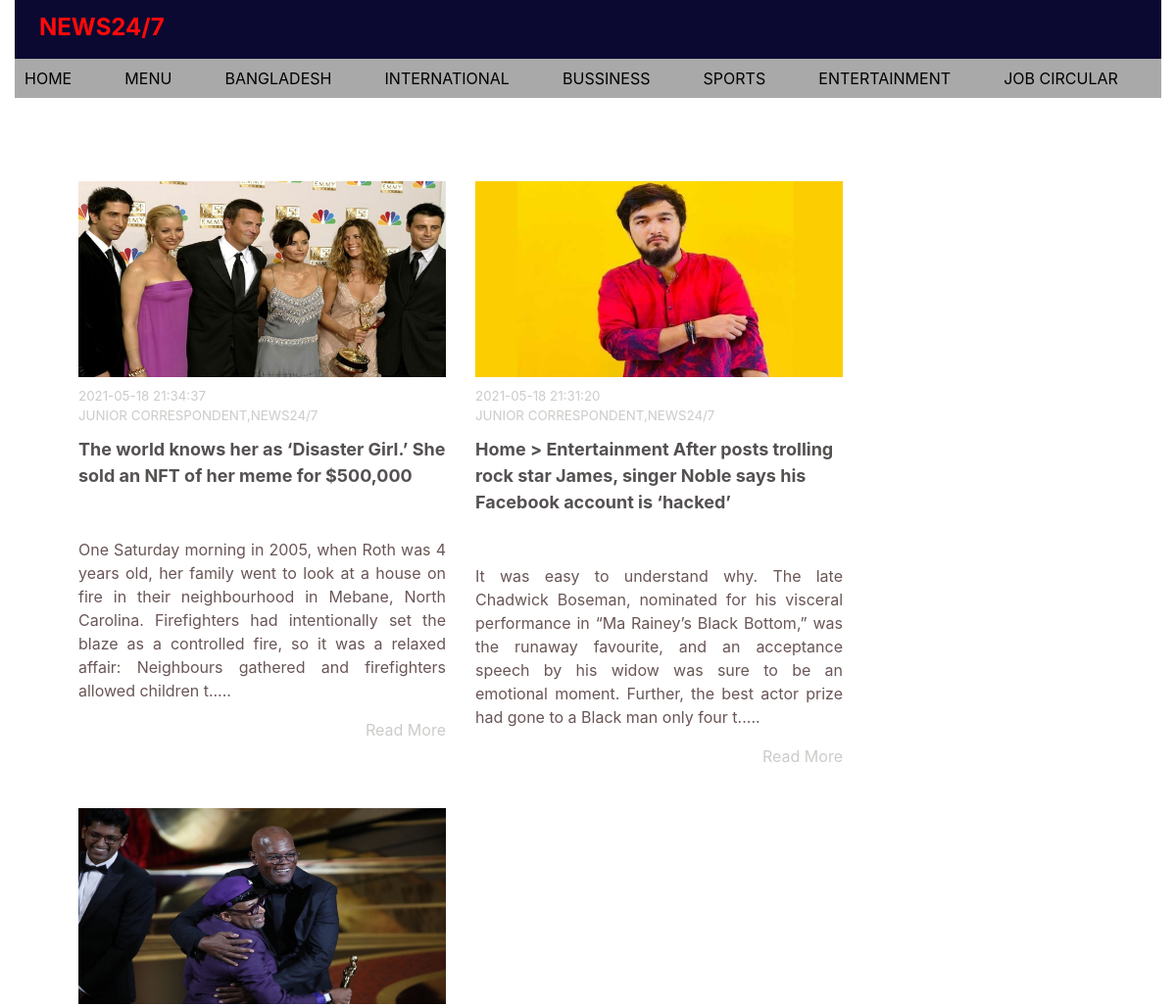
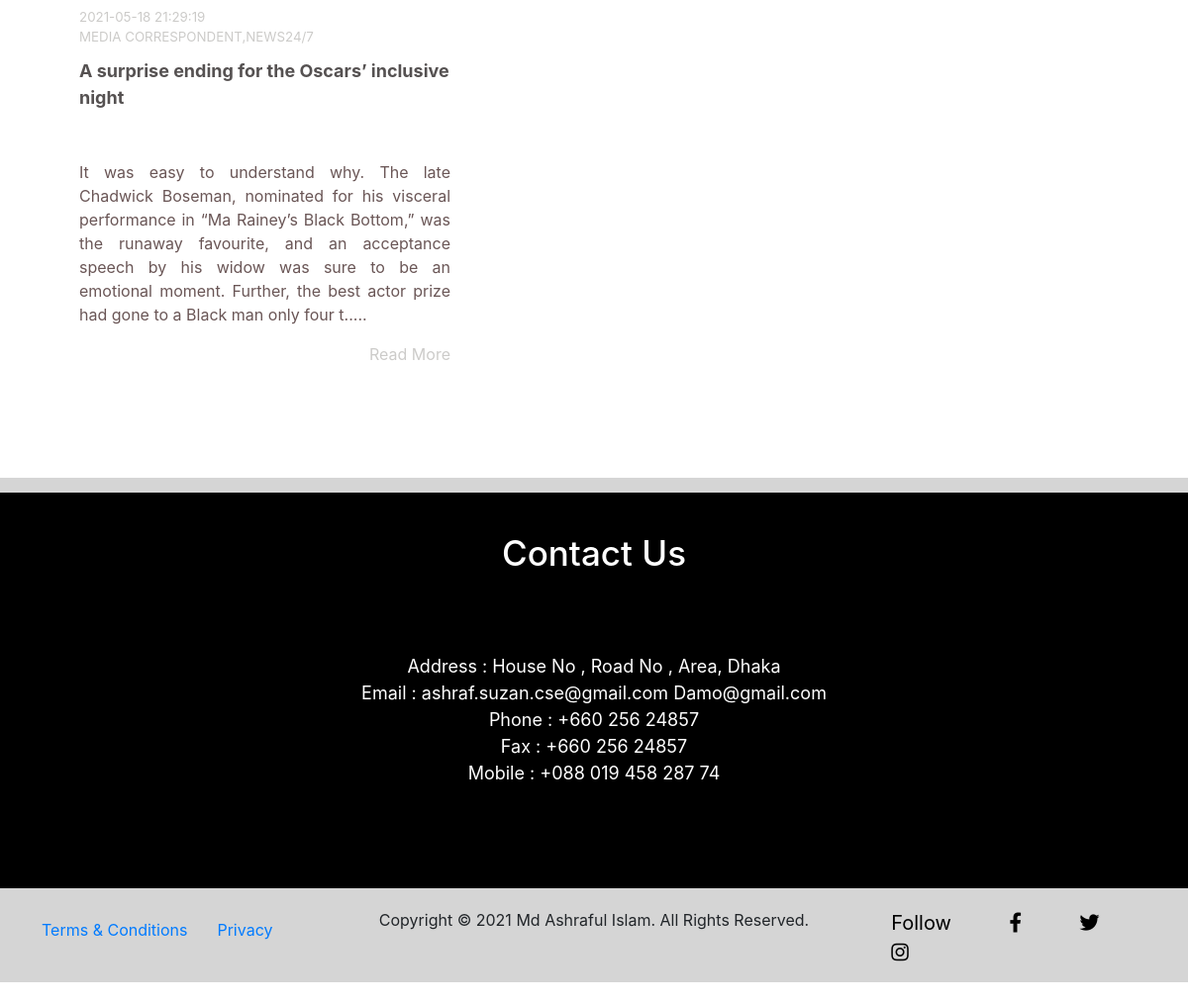
Page /news/entertainment.php on the committed database (2 pictures, top to bottom).
### tables this page shows
CREATE TABLE `newstable` (
  `id` int(11) NOT NULL,
  `title` text NOT NULL,
  `author` varchar(255) DEFAULT NULL,
  `category` int(1) NOT NULL,
  `tag` int(1) NOT NULL,
  `news` text NOT NULL,
  `image` text NOT NULL,
  `status` int(1) NOT NULL COMMENT '0=hide \r\n1=show',
  `publish_date` datetime NOT NULL
);

### news/entertainment.php (the view, shortened to what this page needs)
<?php include"inc/header.php"; ?>
<section id="third-part">
	<div class="news-container">
		<div class="area-content">
	<?php
        $sql= "SELECT id,image,title,author,publish_date,news FROM newstable WHERE status = 1 AND category = 5 ORDER BY id DESC";
        $allNews= mysqli_query($db,$sql);
        while ($row = mysqli_fetch_assoc($allNews)) {
        	  $id            =$row['id'];
              $image         =$row['image'];
              $title         =$row['title'];
              $author        =$row['author'];
              $news          =$row['news'];
              $publish_date  =$row['publish_date'];
?>
 	<div class="news-content">
				<div class="pic"><img src="images/picfnews/<?php echo $image; ?>"></div>
			<div class="news-desc"><p><?php echo $publish_date; ?> <br><?php echo $author; ?></p></div>
				<div class="title"><p><?php echo $title; ?></p></div>
			<div class="news"><p><?php  echo substr($news, 0, 300) . "....." ; ?></p>
			</div>
			<div class="more">
            <a href="fullviewnews.php?id=<?php echo $id; ?>">Read More</a>
           </div>
		</div>
<?php
}
?>
</div>
</section>
<?php include"inc/footer.php"; ?>

### news/css/style.css (style rules this page uses)
body { margin-top: 0px; margin-left: 0px; margin-right: 0px; margin-bottom: 0px; }
.news { width: 100%; overflow: hidden; margin-top: 5px; font-size: 16px; color: #6a5656; padding: 10px; box-sizing: border-box; text-align: justify; display: inline; }

### news/css/catstyle.css (style rules this page uses)
.news-container { display: block; max-width: 100%; height: 100%; margin: 20px; padding: 40px; overflow: hidden; }
.area-content { display: block; margin: 5px; border-radius: 5px; box-sizing: border-box; overflow: hidden; flex-direction: row; justify-content: space-around; }
.news-content { max-width: 375px; height: 600px; margin: 20px 15px; float: left; padding: 0px; box-sizing: border-box; overflow: hidden; }
.pic { display: block; max-width:375px; overflow: hidden; }
.pic img { width: 100%; height: 200px; margin: 0px; padding: 0px; }
.news-desc { width: 100%; height: 30px; margin: 10px 0px; text-transform: uppercase; font-size: smaller; color: #cccbc9; }
.title { width: 100%; padding: 10px 0px; font-size: 18px; font-weight: bold; font-size: large; color: #555151; text-align: left; }
.news { width: 100%; overflow: hidden; font-size: 16px; color: #6a5656; padding: 0px 5px; box-sizing: border-box; text-align: justify; }
.more { width: 100% height:20px; float: right; }
.more a { text-decoration: none; background: transparent; color: #cccbc9; }

### rows in the picture
newstable: image (picture), publish_date "2021-05-18 21:34:37", author "JUNIOR CORRESPONDENT,NEWS24/7", title "The world knows her as ‘Disaster Girl.’ She sold an NFT of her meme for $500,000", news "One Saturday morning in 2005, when Roth was 4 years old, her family went to look at a house on fire in their neighbourhood in Mebane, North Carolina. Firefighters had intentionally set the blaze as a controlled fire, so it was a relaxed affair: Neighbours gathered and firefighters allowed children t"
newstable: image (picture), publish_date "2021-05-18 21:31:20", author "JUNIOR CORRESPONDENT,NEWS24/7", title "Home > Entertainment After posts trolling rock star James, singer Noble says his Facebook account is ‘hacked’", news "It was easy to understand why. The late Chadwick Boseman, nominated for his visceral performance in “Ma Rainey’s Black Bottom,” was the runaway favourite, and an acceptance speech by his widow was sure to be an emotional moment. Further, the best actor prize had gone to a Black man only four t"
newstable: image (picture), publish_date "2021-05-18 21:29:19", author "MEDIA CORRESPONDENT,NEWS24/7", title "A surprise ending for the Oscars’ inclusive night", news "It was easy to understand why. The late Chadwick Boseman, nominated for his visceral performance in “Ma Rainey’s Black Bottom,” was the runaway favourite, and an acceptance speech by his widow was sure to be an emotional moment. Further, the best actor prize had gone to a Black man only four t"
